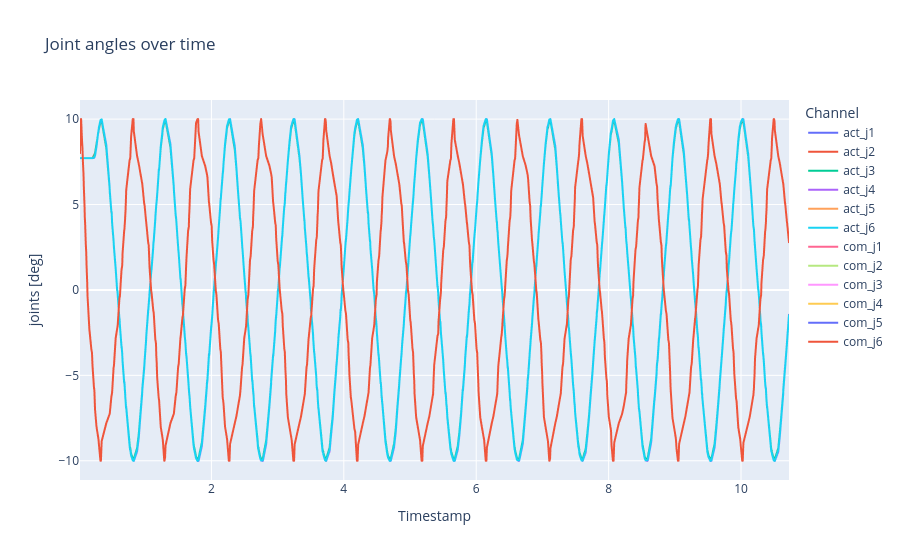

Here is the notebook cell this chart was saved with:
### Markdown cell above
Joint angles over time

### Code cell
# 1) DataFrame anlegen
df = pd.DataFrame({
    'timestamp': timestamps,
    'act_j1': act_j[:, 0],
    'act_j2': act_j[:, 1],
    'act_j3': act_j[:, 2],
    'act_j4': act_j[:, 3],
    'act_j5': act_j[:, 4],
    'act_j6': act_j[:, 5],
    'com_j1': com_j[:, 0],
    'com_j2': com_j[:, 1],
    'com_j3': com_j[:, 2],
    'com_j4': com_j[:, 3],
    'com_j5': com_j[:, 4],
    'com_j6': com_j[:, 5]
})

# 1) In Long-Form umwandeln
df_long = df.melt(
    id_vars='timestamp',
    value_vars=df.columns[1:],
    var_name='Channel',
    value_name='joints [deg]'
)

# 2) Plot bauen
fig = px.line(
    df_long,
    x='timestamp',
    y='joints [deg]',
    color='Channel',
    title="Joint angles over time",
    labels={'timestamp': 'Timestamp'}
)

# 3) Achsen anpassen
fig.update_xaxes(
    tickformat="%H:%M:%S\n%d-%m-%Y",
)

fig.show()

### Figure 1 — Plotly figure (JSON) as saved in the notebook; plotly's stock layout.template omitted (floating-point values rounded to 4 significant figures; data arrays with more than 128 entries replaced by an {"elided": "..."} marker saying what was removed)
{"data": [{"hovertemplate": "Channel=act_j1<br>Timestamp=%{x}<br>joints [deg]=%{y}<extra></extra>", "legendgroup": "act_j1", "line": {"color": "#636efa", "dash": "solid"}, "marker": {"symbol": "circle"}, "mode": "lines", "name": "act_j1", "showlegend": true, "type": "scattergl", "x": {"elided": "808 float values"}, "xaxis": "x", "y": {"elided": "808 float values"}, "yaxis": "y"}, {"hovertemplate": "Channel=act_j2<br>Timestamp=%{x}<br>joints [deg]=%{y}<extra></extra>", "legendgroup": "act_j2", "line": {"color": "#EF553B", "dash": "solid"}, "marker": {"symbol": "circle"}, "mode": "lines", "name": "act_j2", "showlegend": true, "type": "scattergl", "x": {"elided": "808 float values"}, "xaxis": "x", "y": {"elided": "808 float values"}, "yaxis": "y"}, {"hovertemplate": "Channel=act_j3<br>Timestamp=%{x}<br>joints [deg]=%{y}<extra></extra>", "legendgroup": "act_j3", "line": {"color": "#00cc96", "dash": "solid"}, "marker": {"symbol": "circle"}, "mode": "lines", "name": "act_j3", "showlegend": true, "type": "scattergl", "x": {"elided": "808 float values"}, "xaxis": "x", "y": {"elided": "808 float values"}, "yaxis": "y"}, {"hovertemplate": "Channel=act_j4<br>Timestamp=%{x}<br>joints [deg]=%{y}<extra></extra>", "legendgroup": "act_j4", "line": {"color": "#ab63fa", "dash": "solid"}, "marker": {"symbol": "circle"}, "mode": "lines", "name": "act_j4", "showlegend": true, "type": "scattergl", "x": {"elided": "808 float values"}, "xaxis": "x", "y": {"elided": "808 float values"}, "yaxis": "y"}, {"hovertemplate": "Channel=act_j5<br>Timestamp=%{x}<br>joints [deg]=%{y}<extra></extra>", "legendgroup": "act_j5", "line": {"color": "#FFA15A", "dash": "solid"}, "marker": {"symbol": "circle"}, "mode": "lines", "name": "act_j5", "showlegend": true, "type": "scattergl", "x": {"elided": "808 float values"}, "xaxis": "x", "y": {"elided": "808 float values"}, "yaxis": "y"}, {"hovertemplate": "Channel=act_j6<br>Timestamp=%{x}<br>joints [deg]=%{y}<extra></extra>", "legendgroup": "act_j6", "line": {"color": "#19d3f3", "dash": "solid"}, "marker": {"symbol": "circle"}, "mode": "lines", "name": "act_j6", "showlegend": true, "type": "scattergl", "x": {"elided": "808 float values"}, "xaxis": "x", "y": {"elided": "808 float values"}, "yaxis": "y"}, {"hovertemplate": "Channel=com_j1<br>Timestamp=%{x}<br>joints [deg]=%{y}<extra></extra>", "legendgroup": "com_j1", "line": {"color": "#FF6692", "dash": "solid"}, "marker": {"symbol": "circle"}, "mode": "lines", "name": "com_j1", "showlegend": true, "type": "scattergl", "x": {"elided": "808 float values"}, "xaxis": "x", "y": {"elided": "808 float values"}, "yaxis": "y"}, {"hovertemplate": "Channel=com_j2<br>Timestamp=%{x}<br>joints [deg]=%{y}<extra></extra>", "legendgroup": "com_j2", "line": {"color": "#B6E880", "dash": "solid"}, "marker": {"symbol": "circle"}, "mode": "lines", "name": "com_j2", "showlegend": true, "type": "scattergl", "x": {"elided": "808 float values"}, "xaxis": "x", "y": {"elided": "808 float values"}, "yaxis": "y"}, {"hovertemplate": "Channel=com_j3<br>Timestamp=%{x}<br>joints [deg]=%{y}<extra></extra>", "legendgroup": "com_j3", "line": {"color": "#FF97FF", "dash": "solid"}, "marker": {"symbol": "circle"}, "mode": "lines", "name": "com_j3", "showlegend": true, "type": "scattergl", "x": {"elided": "808 float values"}, "xaxis": "x", "y": {"elided": "808 float values"}, "yaxis": "y"}, {"hovertemplate": "Channel=com_j4<br>Timestamp=%{x}<br>joints [deg]=%{y}<extra></extra>", "legendgroup": "com_j4", "line": {"color": "#FECB52", "dash": "solid"}, "marker": {"symbol": "circle"}, "mode": "lines", "name": "com_j4", "showlegend": true, "type": "scattergl", "x": {"elided": "808 float values"}, "xaxis": "x", "y": {"elided": "808 float values"}, "yaxis": "y"}, {"hovertemplate": "Channel=com_j5<br>Timestamp=%{x}<br>joints [deg]=%{y}<extra></extra>", "legendgroup": "com_j5", "line": {"color": "#636efa", "dash": "solid"}, "marker": {"symbol": "circle"}, "mode": "lines", "name": "com_j5", "showlegend": true, "type": "scattergl", "x": {"elided": "808 float values"}, "xaxis": "x", "y": {"elided": "808 float values"}, "yaxis": "y"}, {"hovertemplate": "Channel=com_j6<br>Timestamp=%{x}<br>joints [deg]=%{y}<extra></extra>", "legendgroup": "com_j6", "line": {"color": "#EF553B", "dash": "solid"}, "marker": {"symbol": "circle"}, "mode": "lines", "name": "com_j6", "showlegend": true, "type": "scattergl", "x": {"elided": "808 float values"}, "xaxis": "x", "y": {"elided": "808 float values"}, "yaxis": "y"}], "layout": {"legend": {"title": {"text": "Channel"}, "tracegroupgap": 0}, "title": {"text": "Joint angles over time"}, "xaxis": {"anchor": "y", "domain": [0, 1], "tickformat": "%H:%M:%S\n%d-%m-%Y", "title": {"text": "Timestamp"}}, "yaxis": {"anchor": "x", "domain": [0, 1], "title": {"text": "joints [deg]"}}}}
